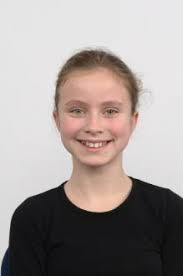
#> input picture sic_2024/opencv/face.jpg, 183 x 276 px
$ python opencv_challenge2.py
#> lines starting #> are read from the running program, lines starting #| are printed output that depends on the picture; after the words box and inside, x2 and y2 are one past the last pixel; in counts of white or black regions, pixels touching at a corner belong together
# these imports let you use opencv
import cv2 #opencv itself
import common #some useful opencv functions
import numpy as np # matrix manipulations

#the following are to do with this interactive notebook code
from matplotlib import pyplot as plt # this lets you draw inline pictures in the notebooks
import pylab # this allows you to control figure size

img = cv2.imread('face.jpg')
#> img is the input picture: shape (276, 183, 3); mean B, G, R 150.4, 153.2, 162

# Load the messi image and create a greyscale copy of it to be used in the classifiers
fig, axs = plt.subplots(1, 1, figsize=(5, 5))
grey = cv2.cvtColor(img, cv2.COLOR_BGR2GRAY)
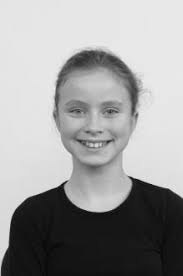
#> grey: shape (276, 183); min 2, max 242, mean 155.5
#plt.imshow(cv2.cvtColor(img, cv2.COLOR_BGR2RGB))

face_cascade = cv2.CascadeClassifier('haarcascade_frontalface_default.xml')
fig, axs = plt.subplots(1, 1, figsize=(5, 5))
faces = face_cascade.detectMultiScale(grey, 1.3, 5)
#> faces = [[45, 70, 100, 100]]
for (x,y,w,h) in faces:
     cv2.rectangle(img,(x,y),(x+w,y+h),(255,0,0),2)
#> this loop made 1 pass
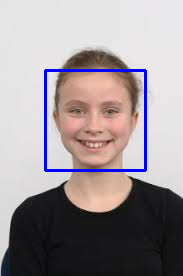
#> img: shape (276, 183, 3); 2.37% of pixels changed, all inside (x1, y1, x2, y2) = (44, 69, 147, 172)

eye_cascade = cv2.CascadeClassifier('haarcascade_eye.xml')
eyes = eye_cascade.detectMultiScale(grey, 1.3, 1)
#> eyes = [[98, 100, 23, 23], [60, 94, 34, 34], [72, 150, 44, 44]]
plt.figure(figsize=(5, 5))
for (x,y,w,h) in eyes:
     cv2.rectangle(img,(x,y),(x+w,y+h),(255,255,255),2)
#> this loop made 3 passes
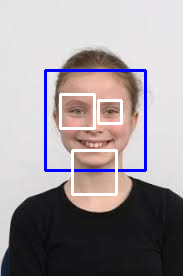
#> img: shape (276, 183, 3); 2.38% of pixels changed, all inside (x1, y1, x2, y2) = (59, 93, 123, 196)

cv2.imshow('Original Image', img)
cv2.imshow('Grey Image', grey)
#cv2.imshow('Image Blur', img_blur)
#cv2.imshow('Image Mask', masked_img)
#cv2.imshow('Edge Detection', img_canny)


cv2.waitKey(0)
cv2.destroyAllWindows()

$ run again, with sic_2024/opencv/img1.JPG copied over sic_2024/opencv/face.jpg
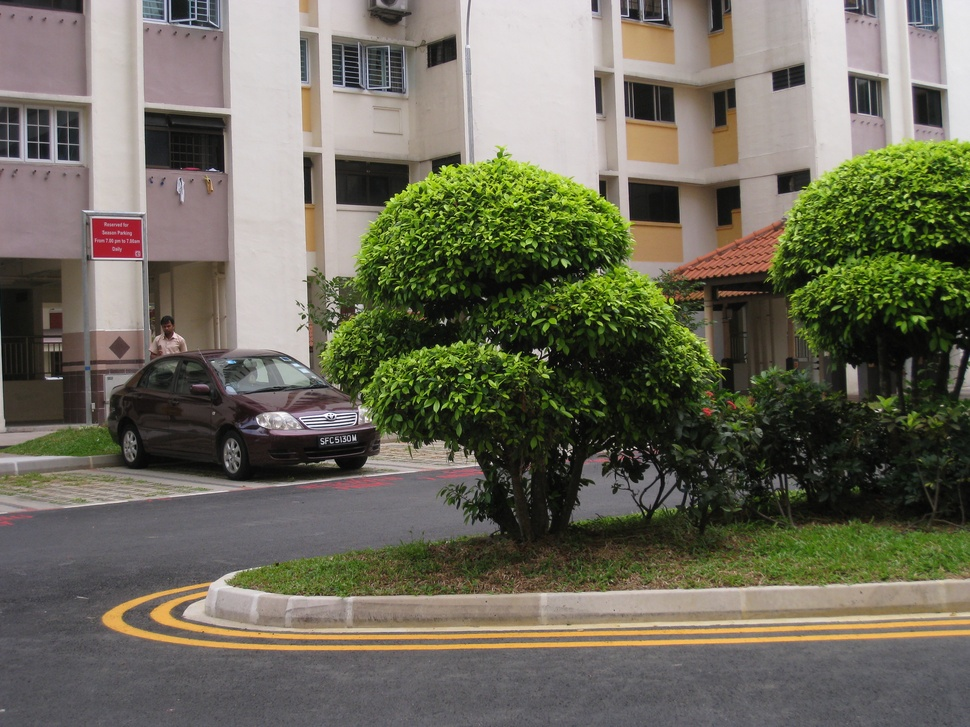
#> input picture sic_2024/opencv/img1.JPG, 970 x 727 px, shrunk from 3264 x 2448 before the run
#> img is the input picture: shape (727, 970, 3); mean B, G, R 91.3, 106.5, 109
#> `grey = cv2.cvtColor(img, cv2.COLOR_BGR2GRAY)`:
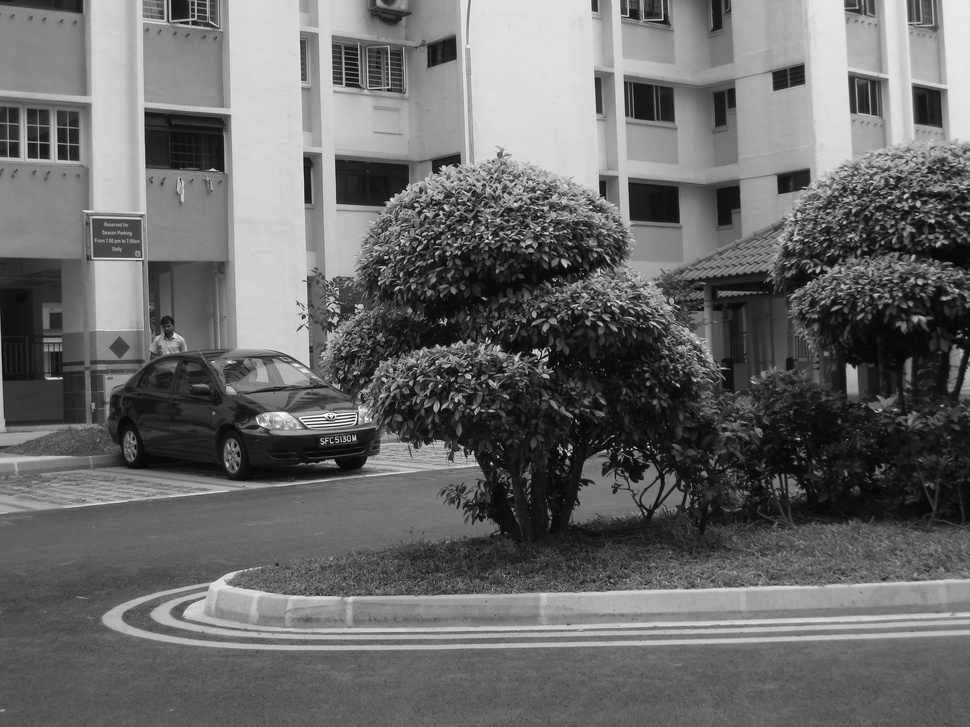
#> grey: shape (727, 970); min 0, max 254, mean 105.5
#> faces = ()
#> eyes = [[316, 20, 97, 97], [600, 53, 103, 103]]
#> the loop `for (x,y,w,h) in eyes:` made 2 passes
#> after the loop `for (x,y,w,h) in eyes:`:
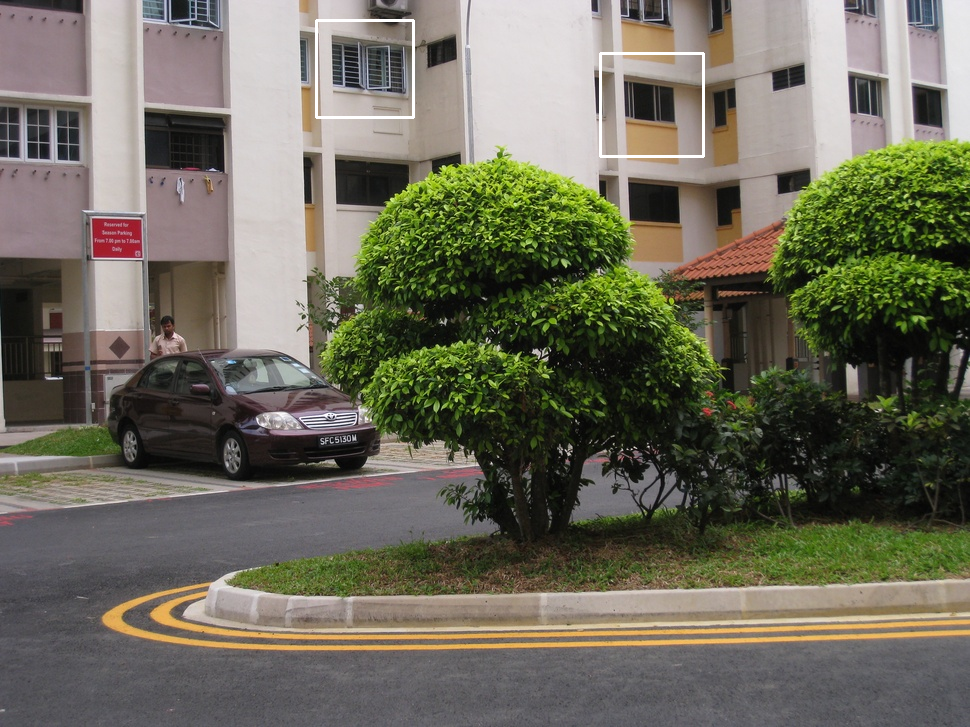
#> img: shape (727, 970, 3); 0.34% of pixels changed, all inside (x1, y1, x2, y2) = (315, 19, 705, 158)

$ run again, with sic_2024/opencv/img2.JPG copied over sic_2024/opencv/face.jpg
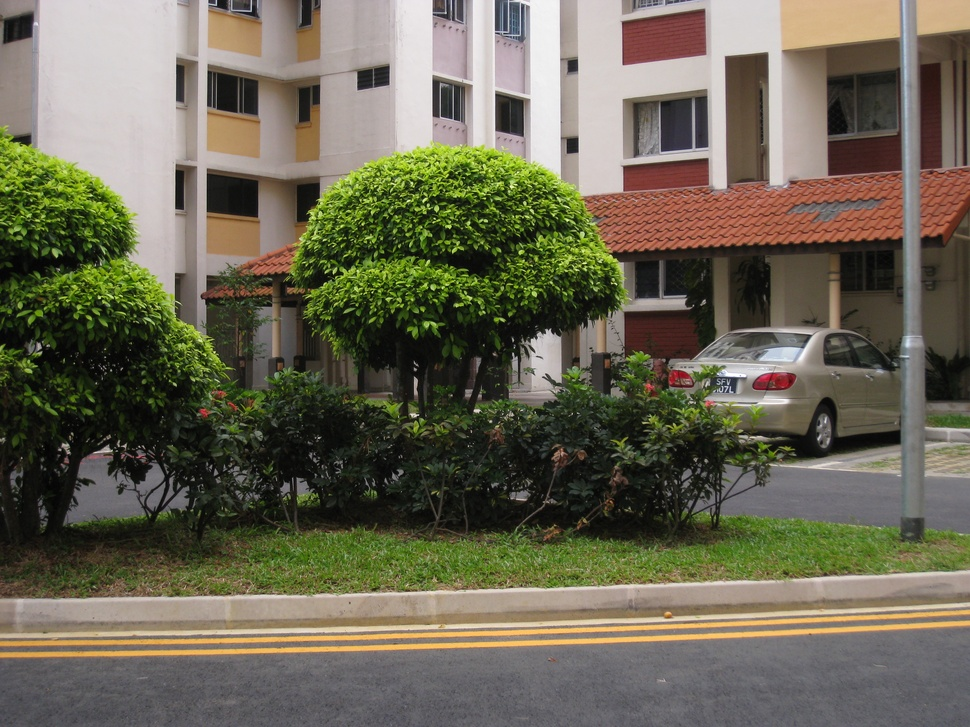
#> input picture sic_2024/opencv/img2.JPG, 970 x 727 px, shrunk from 3264 x 2448 before the run
#> img is the input picture: shape (727, 970, 3); mean B, G, R 84, 102.5, 106.7
#> `grey = cv2.cvtColor(img, cv2.COLOR_BGR2GRAY)`:
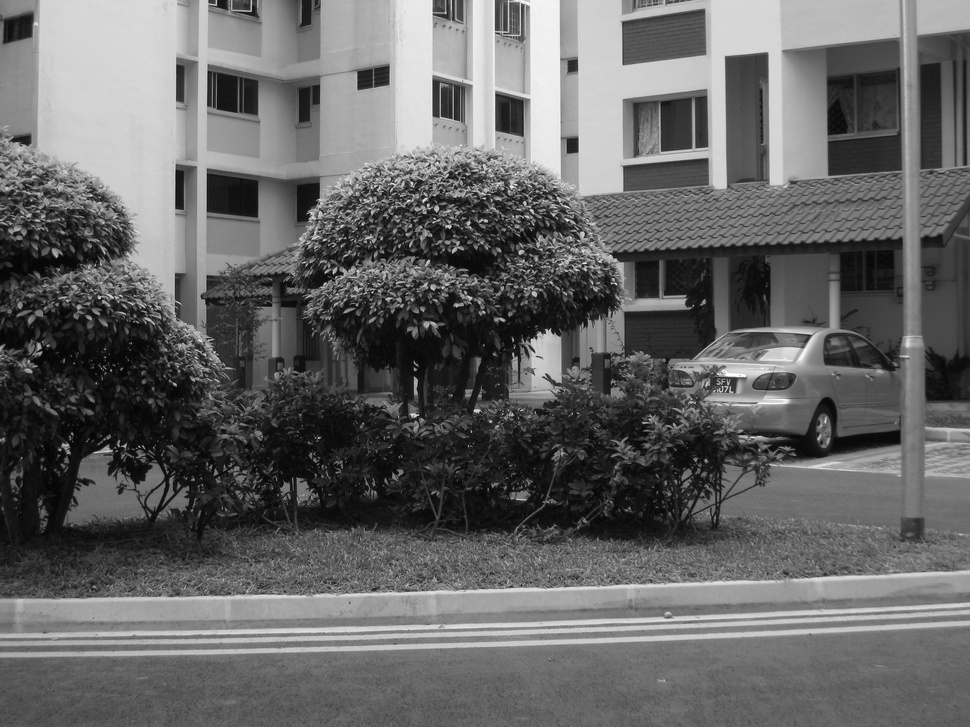
#> grey: shape (727, 970); min 0, max 255, mean 101.6
#> faces = ()
#> eyes = [[715, 368, 34, 34], [172, 31, 120, 120]]
#> the loop `for (x,y,w,h) in eyes:` made 2 passes
#> after the loop `for (x,y,w,h) in eyes:`:
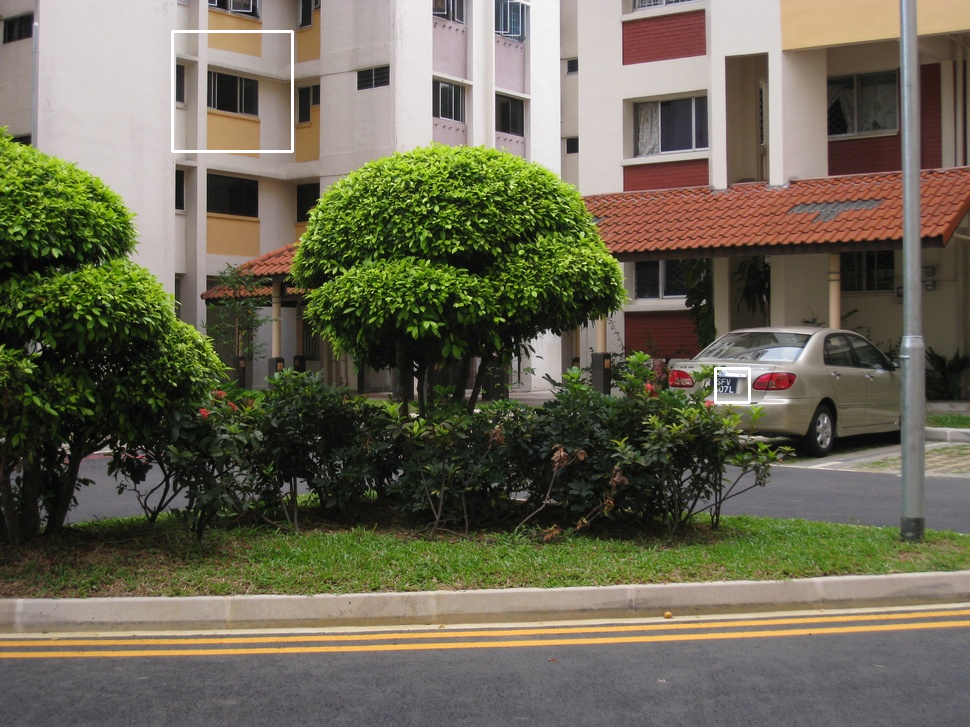
#> img: shape (727, 970, 3); 0.26% of pixels changed, all inside (x1, y1, x2, y2) = (171, 30, 751, 404)
